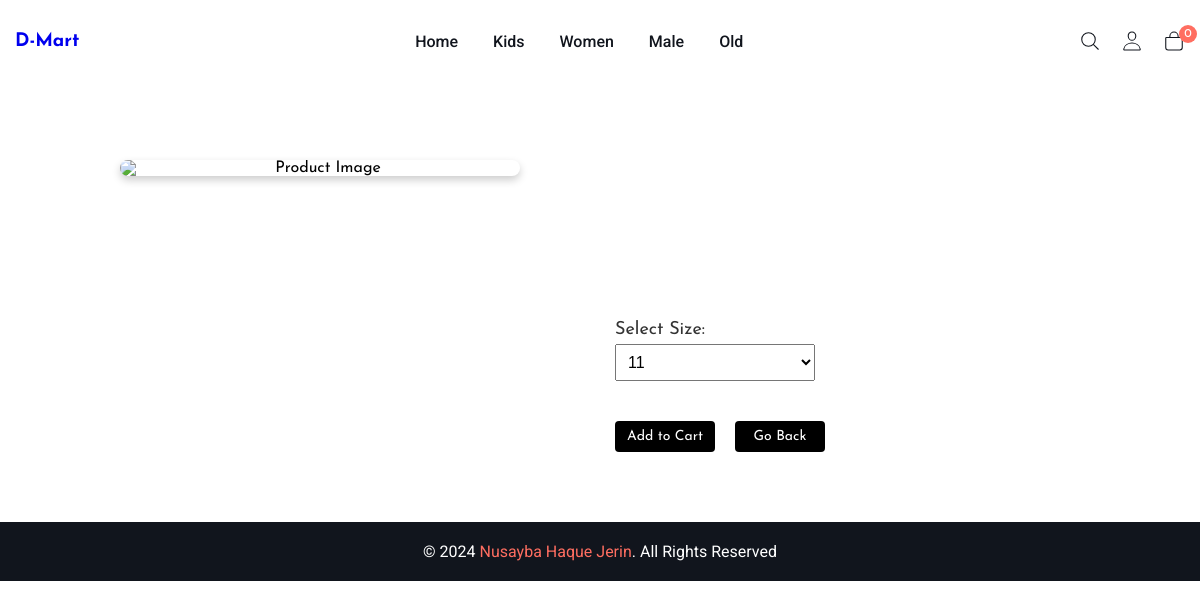
Screenshot of /frontend/product-details.php?id=5 (signed in) with the database file from the repository.
### tables this page shows
CREATE TABLE `categories` (
  `id` int(11) NOT NULL,
  `name` varchar(250) NOT NULL,
  `status` tinyint(1) NOT NULL DEFAULT 1
);

### frontend/product-details.php (the view, shortened to what this page needs)
<?php
require 'php_files/database_connection.php';
if (isset($_GET['id']) && is_numeric($_GET['id'])) {
    $product_id = $_GET['id'];
    $sizes_sql = "
        SELECT
            s.id AS size_id,
            s.name AS size_name
        FROM
            product_sizes ps
        INNER JOIN
            sizes s ON ps.size_id = s.id
        WHERE
            ps.product_id = $product_id
        ORDER BY
            s.name ASC;
    ";
    $sizes_result = $conn->query($sizes_sql);
}
?>
<!DOCTYPE html>
<html lang="en">
<head>
  <link rel="stylesheet" href="./assets/css/style.css">
</head>
<body>
  <header class="header" data-header>
    <div class="container">
      <a href="index.php" class="logo">
         <h3>D-Mart</h3>
      </a>
      <nav class="navbar" data-navbar>
        <ul class="navbar-list">
          <li class="navbar-item">
            <a href="index.php" class="navbar-link">Home</a>
          </li>
          <?php
              $query = "SELECT id,name FROM categories where status = 1";
              $result = $conn->query($query);
              if ($result->num_rows > 0) {
                  while ($row = $result->fetch_assoc()) {
                      echo '<li class="navbar-item"><a href="index.php?id='.$row['id'].'" class="navbar-link">' . htmlspecialchars($row['name']) . '</a></li>';
                  }
              } else {
                  echo '<li class="navbar-item"><a href="#" class="navbar-link">No Categories</a></li>';
              }
          ?>
        </ul>
        <ul class="nav-action-list">
          <li><button class="nav-action-btn"><ion-icon name="search-outline" aria-hidden="true"></ion-icon><span class="nav-action-text">Search</span></button></li>
          <li class="nav-action">
          <a href="javascript:void(0);" class="nav-action-btn">
              <ion-icon name="person-outline" aria-hidden="true"></ion-icon>
          </a>
          </li>
        <li>
            <button class="nav-action-btn" onclick="cartDetails()">
              <ion-icon name="bag-outline" aria-hidden="true"></ion-icon>
              <data class="nav-action-badge" value="0" aria-hidden="true" id="cart_item">0</data>
            </button>
          </li>
        </ul>
      </nav>
    </div>
  </header>
  <div class="product-details">
    <div class="product-image">
      <img id="productImage" alt="Product Image">
    </div>
    <div class="product-info" style="margin-top: 100px;" id="chossen_product">
      <label for="shoeSize">Select Size:</label>
      <select id="shoeSize">
        <?php
          while ($size = $sizes_result->fetch_assoc()) {
             echo "<option data-size-id='".htmlspecialchars($size['size_id'])."' value='".htmlspecialchars($size['size_name'])."'>".htmlspecialchars($size['size_name'])."</option>";
          }
        ?>
      </select>
      <div class="button-group">
        <a href="#" class="btn" onclick="addToCart()" style="background-color:black; color: white; padding: 8px 10px; border: none; border-radius: 4px; font-size: 14px; margin-top: 20px; width: 100px; cursor: pointer;">Add to Cart</a>
        <a href="index.php" class="btn" style="background-color:black; color: white; padding: 8px 10px; border: none; border-radius: 4px; font-size: 14px; margin-top: 20px; width: 90px; cursor: pointer;">Go Back</a>
      </div>
    </div>
  </div>
  <footer class="footer">
    <div class="footer-bottom">
      <div class="container">
        <p class="copyright">
          &copy; 2024 <a href="#" class="copyright-link">Nusayba Haque Jerin</a>. All Rights Reserved
        </p>
      </div>
    </div>
  </footer>
</body>
</html>

### frontend/product-details.php (style rules this page uses)
.product-details { max-width: 1000px; margin: 50px auto; display: flex; align-items: flex-start; gap: 30px; padding: 20px; }
.product-image { flex: 1; text-align: center; }
.product-image img { width: 100%; max-width: 400px; border-radius: 8px; box-shadow: 0px 4px 8px rgba(0, 0, 0, 0.2); }
.product-info { flex: 1; display: flex; flex-direction: column; justify-content: center; }
.product-info label { font-size: 18px; color: #333; display: block; margin-top: 10px; }
.product-info select { width: 100%; max-width: 200px; padding: 8px; margin-top: 5px; font-size: 16px; }
.button-group { display: flex; gap: 20px; margin-top: 20px; }
.button-group .btn { display: inline-block; padding: 10px 20px; font-size: 18px; text-align: center; color: #fff; background-color: #000; border-radius: 5px; text-decoration: none; }
.nav-action { position: relative; }

### rows the page displays
categories: name "Kids"
categories: name "Women"
categories: name "Male"
categories: name "Old"

### other values shown
form field value "11"
